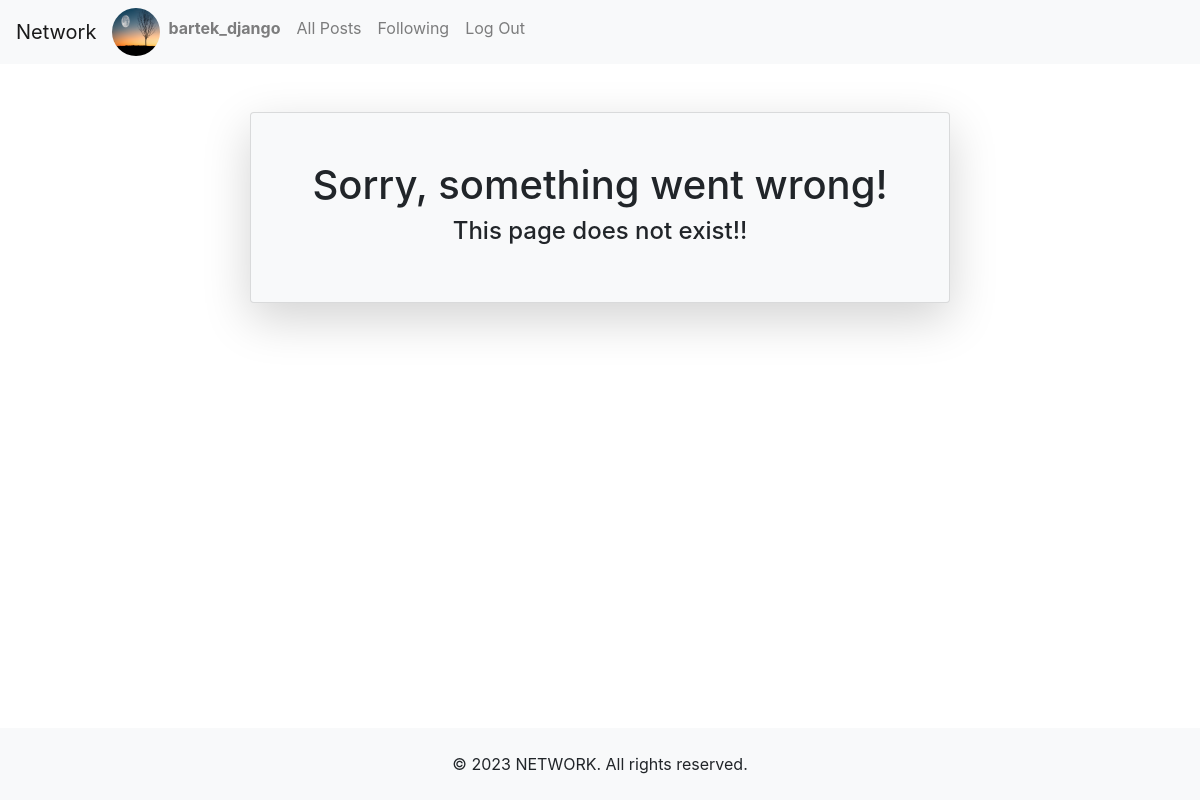
/post (signed in), run on the app's committed database.
### network/models.py (models this page shows)
class User(AbstractUser):
    image = models.ImageField(upload_to="images", null=True, default="images/default-avatar-profile.jpg")

### network/views.py (the view, shortened to what this page needs)
# urls.py: path("post", views.post, name="post"),
def post(request):
    return render(request, "network/404.html", {"message": "This page does not exist!!"})

### network/templates/network/404.html
{% extends "network/layout.html" %}
{% block body %}
<div class="container card shadow-lg my-5 col-7 py-5 bg-light">
    <h1 class="text-center">Sorry, something went wrong!</h1>
    <h4 class="text-center">{{message}}</h4>
</div>
{% endblock %}

### network/templates/network/layout.html (shortened to what this page needs)
{% load static %}
<!DOCTYPE html>
<html lang="en">
<head>
    <link rel="stylesheet" href="https://stackpath.bootstrapcdn.com/bootstrap/4.4.1/css/bootstrap.min.css"
>
    <link href="{% static 'network/style.css' %}" rel="stylesheet">
    <link rel="stylesheet" href="{% static 'network/style.css' %}">
</head>
<body>
    <nav class="navbar navbar-expand-sm navbar-light bg-light">
        <a class="navbar-brand" href="{% url 'index' %}">Network</a>
        <div class="collapse navbar-collapse" id="navbarNav">
            <ul class="navbar-nav mr-auto">
                {% if user.is_authenticated %}
                <img class="user_avatar" src="{{user.image.url}}" alt="user image">
                <li id="user_profile" data-id="{{user.id}}" class="nav-item">
                    <a class="nav-link" href="{% url 'user_page' user.id %}"><strong>{{ user.username }}</strong></a>
                </li>
                {% endif %}
                <li class="nav-item">
                    <a class="nav-link" href="{% url 'index' %}">All Posts</a>
                </li>
                {% if user.is_authenticated %}
                <li class="nav-item">
                    <a class="nav-link" href="{% url 'following_posts' %}">Following</a>
                </li>
                <li class="nav-item">
                    <a class="nav-link" href="{% url 'logout' %}">Log Out</a>
                </li>
                {% endif %}
            </ul>
        </div>
    </nav>
    <div class="body">
        {% block body %}
        {% endblock %}
    </div>
    <footer class="text-center py-4 bg-light">
        <p class="m-0">&copy; <script>document.write(new Date().getFullYear())</script> NETWORK. All rights reserved.</p>
    </footer>
</body>
</html>

### network/static/network/style.css (style rules this page uses)
html { height: 100%; box-sizing: border-box; }
body { position: relative; margin: 0; min-height: 100%; box-sizing: inherit; padding-bottom: 4.5rem; }
.body { min-height: 100%; }
.user_avatar { width: 3rem; height: 3rem; border-radius: 50%; }
a, a:hover { color: black; text-decoration: none; }
footer { position: absolute; left: 0; right: 0; bottom: 0; }

### data on the page
User: image (picture), username "bartek_django"

### other printed values
{{ message }} "This page does not exist!!"
